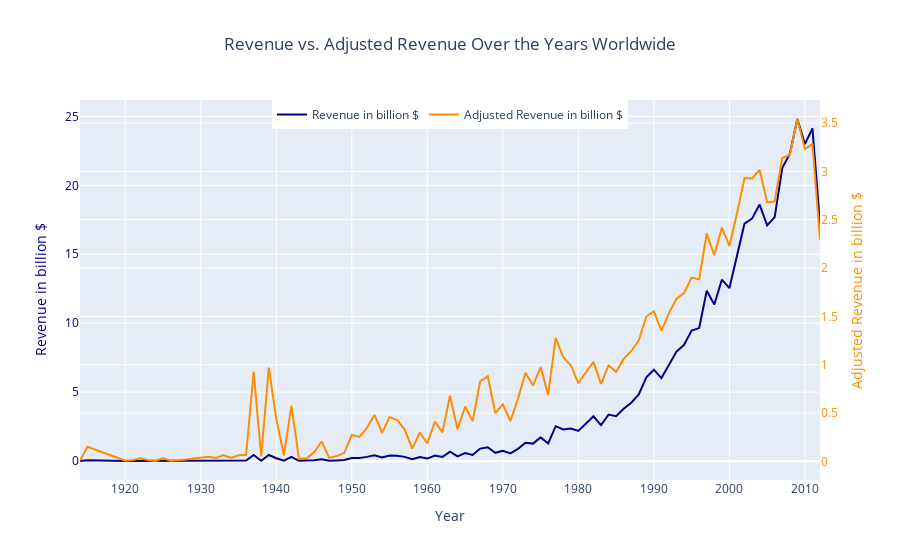

Notebook code for this chart:
### Markdown cell above
Plot of the Revenue vs. Adjusted Revenue Over the Years:

- We creates a dual-axis plot for revenue and adjusted revenue over the years in billions

### Code cell
# Calculate the necessary data
revenue = df_movies_eco.groupby('year')['revenue'].sum() / 10**9
revenue_adj = df_movies_eco.groupby('year')['revenue_adj'].sum() / 10**9

# Create a Plotly figure
fig = go.Figure()

# Add the 'Revenue' curve
fig.add_trace(go.Scatter(
    x=revenue.index,
    y=revenue,
    mode='lines',
    name='Revenue in billion $',
    line=dict(color='darkblue'),
    yaxis='y1'
))

# Add the 'Adjusted Revenue' curve
fig.add_trace(go.Scatter(
    x=revenue_adj.index,
    y=revenue_adj,
    mode='lines',
    name='Adjusted Revenue in billion $',
    line=dict(color='darkorange'),
    yaxis='y2'
))

# Configure the layout
fig.update_layout(
    title=dict(
        text='Revenue vs. Adjusted Revenue Over the Years Worldwide',
        x=0.5,
        xanchor='center'
    ),
    xaxis=dict(title='Year'),
    yaxis=dict(
        title='Revenue in billion $',
        titlefont=dict(color='darkblue'),
        tickfont=dict(color='darkblue'),
        side='left'
    ),
    yaxis2=dict(
        title='Adjusted Revenue in billion $',
        titlefont=dict(color='darkorange'),
        tickfont=dict(color='darkorange'),
        overlaying='y',
        side='right'
    ),
    legend=dict(x=0.5, y=1, xanchor='center', orientation='h')
)

# Display the chart
fig.show()
fig.write_html("Rev_vs_Adj_Rev_Worldwide.html")

### Figure 1 — Plotly figure (JSON) as saved in the notebook; plotly's stock layout.template omitted (floating-point values rounded to 4 significant figures)
{"data": [{"line": {"color": "darkblue"}, "mode": "lines", "name": "Revenue in billion $", "type": "scatter", "x": [1914, 1915, 1920, 1921, 1922, 1923, 1924, 1925, 1926, 1927, 1928, 1929, 1930, 1931, 1932, 1933, 1934, 1935, 1936, 1937, 1938, 1939, 1940, 1941, 1942, 1943, 1944, 1945, 1946, 1947, 1948, 1949, 1950, 1951, 1952, 1953, 1954, 1955, 1956, 1957, 1958, 1959, 1960, 1961, 1962, 1963, 1964, 1965, 1966, 1967, 1968, 1969, 1970, 1971, 1972, 1973, 1974, 1975, 1976, 1977, 1978, 1979, 1980, 1981, 1982, 1983, 1984, 1985, 1986, 1987, 1988, 1989, 1990, 1991, 1992, 1993, 1994, 1995, 1996, 1997, 1998, 1999, 2000, 2001, 2002, 2003, 2004, 2005, 2006, 2007, 2008, 2009, 2010, 2011, 2012], "y": [0.002832, 0.05, 0.0045, 0.0079, 0.01753, 0.007669, 0.00242, 0.02026, 0.004, 0.00565, 0.01057, 0.01748, 0.02007, 0.02375, 0.01601, 0.02765, 0.0153, 0.02892, 0.03089, 0.4356, 0.02351, 0.4404, 0.2001, 0.03039, 0.3076, 0.01672, 0.01762, 0.05512, 0.1313, 0.02674, 0.04342, 0.06929, 0.215, 0.2145, 0.3009, 0.4206, 0.259, 0.402, 0.3806, 0.3023, 0.124, 0.2846, 0.179, 0.4029, 0.2973, 0.6805, 0.3368, 0.5838, 0.4432, 0.9033, 1.002, 0.5971, 0.7494, 0.5532, 0.8846, 1.33, 1.265, 1.714, 1.278, 2.528, 2.291, 2.358, 2.182, 2.744, 3.244, 2.605, 3.371, 3.248, 3.796, 4.23, 4.838, 6.067, 6.627, 6.018, 7.029, 7.937, 8.429, 9.459, 9.645, 12.36, 11.35, 13.16, 12.54, 14.81, 17.22, 17.58, 18.6, 17.1, 17.7, 21.25, 22.28, 24.81, 23.0, 24.13, 17.19], "yaxis": "y"}, {"line": {"color": "darkorange"}, "mode": "lines", "name": "Adjusted Revenue in billion $", "type": "scatter", "x": [1914, 1915, 1920, 1921, 1922, 1923, 1924, 1925, 1926, 1927, 1928, 1929, 1930, 1931, 1932, 1933, 1934, 1935, 1936, 1937, 1938, 1939, 1940, 1941, 1942, 1943, 1944, 1945, 1946, 1947, 1948, 1949, 1950, 1951, 1952, 1953, 1954, 1955, 1956, 1957, 1958, 1959, 1960, 1961, 1962, 1963, 1964, 1965, 1966, 1967, 1968, 1969, 1970, 1971, 1972, 1973, 1974, 1975, 1976, 1977, 1978, 1979, 1980, 1981, 1982, 1983, 1984, 1985, 1986, 1987, 1988, 1989, 1990, 1991, 1992, 1993, 1994, 1995, 1996, 1997, 1998, 1999, 2000, 2001, 2002, 2003, 2004, 2005, 2006, 2007, 2008, 2009, 2010, 2011, 2012], "y": [0.008658, 0.1515, 0.006876, 0.01355, 0.03205, 0.01377, 0.004327, 0.03537, 0.006921, 0.009968, 0.01887, 0.0312, 0.03681, 0.04782, 0.03594, 0.06547, 0.03502, 0.06453, 0.06823, 0.9276, 0.05109, 0.9697, 0.4374, 0.06321, 0.5768, 0.02959, 0.03068, 0.09383, 0.206, 0.03669, 0.05532, 0.08913, 0.2735, 0.253, 0.3471, 0.4812, 0.2955, 0.4598, 0.4288, 0.3295, 0.1316, 0.299, 0.1853, 0.4128, 0.301, 0.6805, 0.3325, 0.5675, 0.4182, 0.8293, 0.8818, 0.4985, 0.5911, 0.4184, 0.6479, 0.9177, 0.7858, 0.9753, 0.6877, 1.277, 1.076, 0.9951, 0.8109, 0.9241, 1.03, 0.801, 0.9937, 0.9246, 1.061, 1.14, 1.253, 1.499, 1.553, 1.353, 1.534, 1.683, 1.742, 1.901, 1.883, 2.358, 2.132, 2.419, 2.231, 2.561, 2.931, 2.927, 3.016, 2.681, 2.688, 3.139, 3.169, 3.542, 3.23, 3.285, 2.293], "yaxis": "y2"}], "layout": {"legend": {"orientation": "h", "x": 0.5, "xanchor": "center", "y": 1}, "title": {"text": "Revenue vs. Adjusted Revenue Over the Years Worldwide", "x": 0.5, "xanchor": "center"}, "xaxis": {"title": {"text": "Year"}}, "yaxis": {"side": "left", "tickfont": {"color": "darkblue"}, "title": {"font": {"color": "darkblue"}, "text": "Revenue in billion $"}}, "yaxis2": {"overlaying": "y", "side": "right", "tickfont": {"color": "darkorange"}, "title": {"font": {"color": "darkorange"}, "text": "Adjusted Revenue in billion $"}}}}
